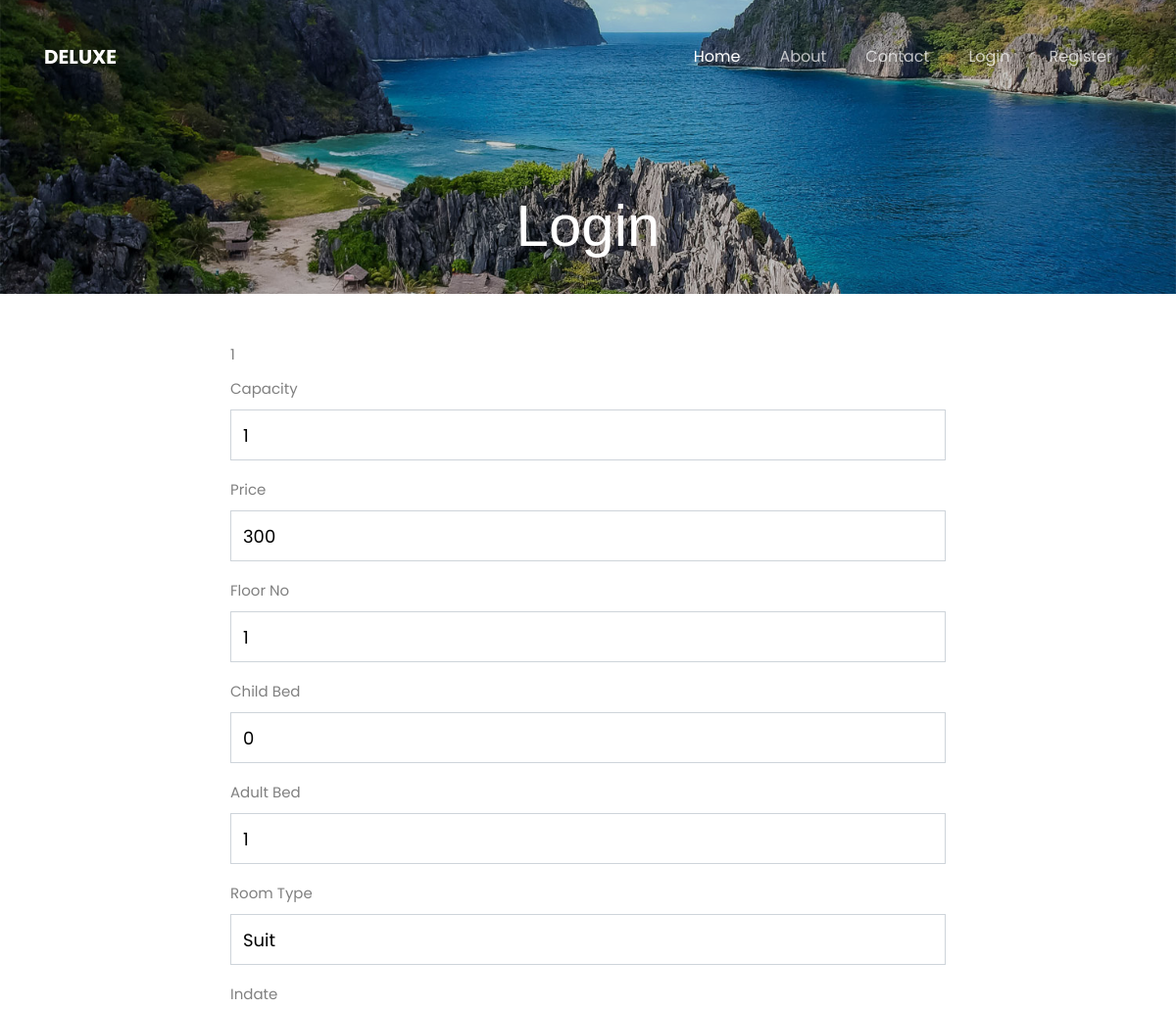
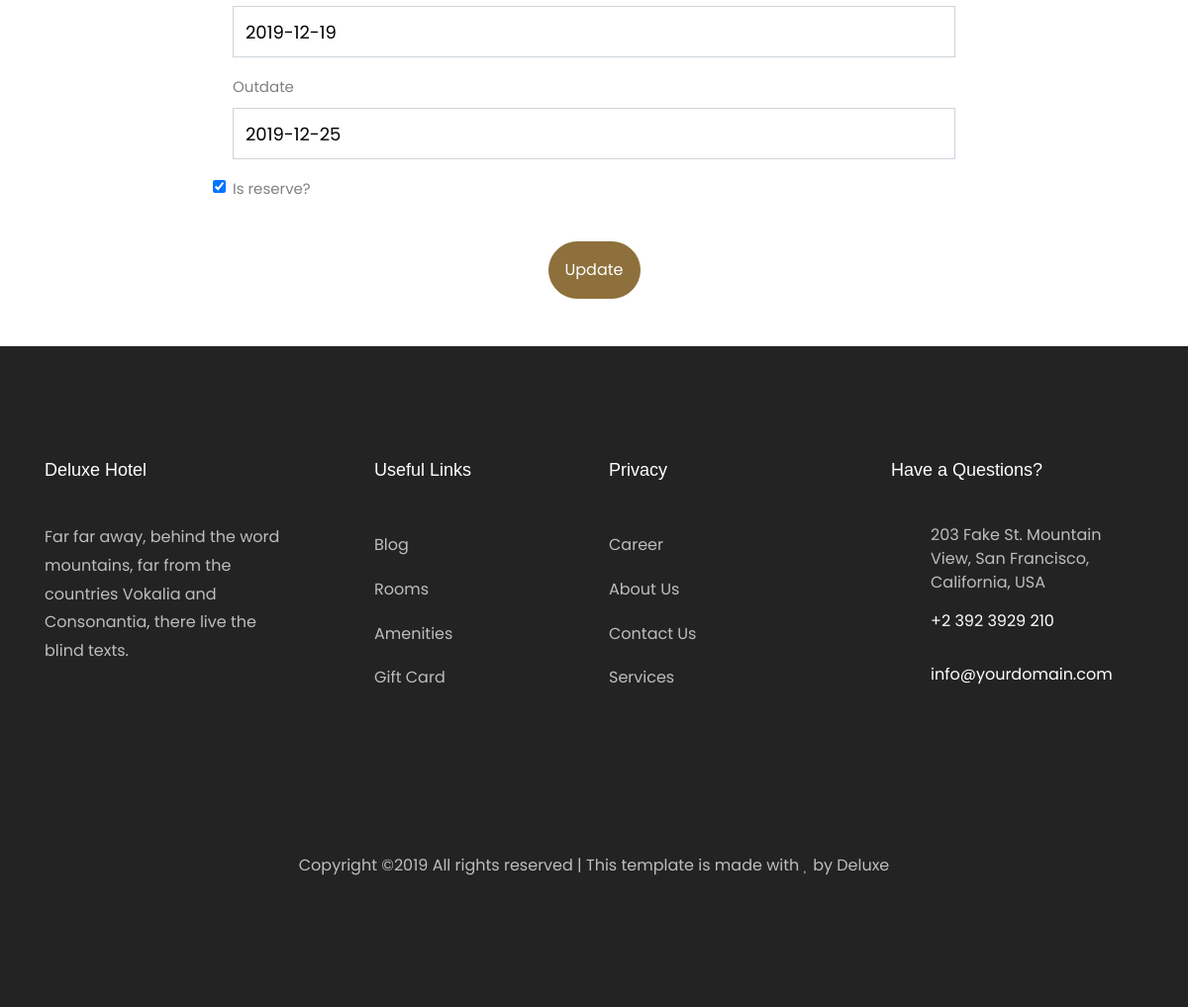
Screenshot of /getupdateroom/1 with the database file from the repository (2 pictures, top to bottom).
### app.py (models this page shows)
class Room(db.Model):
    roomno = db.Column(db.Integer, primary_key=True)
    price = db.Column(db.Integer)
    capacity = db.Column(db.Integer)
    floorno = db.Column(db.Integer)
    childbed = db.Column(db.Integer)
    adultbed = db.Column(db.Integer)
    roomtype = db.Column(db.String(255))
    inDate = db.Column(db.Date)
    outDate=db.Column(db.Date)
    isreserve = db.Column('is_reserve',db.Boolean)
    reservations = db.relationship('Reservation',backref='room')

### app.py (the view)
@app.route('/getupdateroom/<roomno>',methods=['GET','POST'])
def getupdateroom(roomno):
    if request.method=='GET':
        room = Room.query.filter_by(roomno=roomno).first()
        return render_template('updateroom.html',room=room)

### templates/updateroom.html
{% extends "layout.html" %}
{% block content %}
<div class="hero-wrap" style="background-image: url({{url_for('static',filename='images/bg_1.jpg')}});">
    <div class="overlay"></div>
      <div class="container">
        <div class="row no-gutters slider-text d-flex align-itemd-end justify-content-center">
          <div class="col-md-9 ftco-animate text-center d-flex align-items-end justify-content-center">
          	<div class="text">
	            <h1 class="mb-4 bread">Login</h1>
            </div>
          </div>
        </div>
    </div>
</div>
<div class="container">
    <div class="row justify-content-center">
        <div class="col-8 justify-content-center pt-5 pb-5">
            <form action="/updateroom/{{room.roomno}}" method="POST">
                <div class="form-group">
                    <label for="roomno">{{room.roomno}}</label><br>
                    <label>Capacity</label>
                    <input type="text" class="form-control" name="capacity" id="capacity" value="{{room.capacity}}">
                </div>
                <div class="form-group">
                    <label for="price">Price</label>
                    <input type="text" class="form-control" id="price" name="price" value="{{room.price}}">
                </div>
                <div class="form-group">
                    <label for="price">Floor No</label>
                    <input type="text" class="form-control" id="floorno" name="floorno" value="{{room.floorno}}">
                </div>
                <div class="form-group">
                    <label for="price">Child Bed</label>
                    <input type="text" class="form-control" id="childbed" name="childbed" value="{{room.childbed}}">
                </div>
                <div class="form-group">
                    <label for="price">Adult Bed</label>
                    <input type="text" class="form-control" id="adultbed" name="adultbed" value="{{room.adultbed}}">
                </div>
                <div class="form-group">
                    <label for="price">Room Type</label>
                    <input type="text" class="form-control" id="roomtype" name="roomtype" value="{{room.roomtype}}">
                </div>
                <div class="form-group">
                    <label for="price">Indate</label>
                    <input type="text" class="form-control" id="inDate" name="inDate" value="{{room.inDate}}">
                </div>
                <div class="form-group">
                    <label for="price">Outdate</label>
                    <input type="text" class="form-control" id="outDate" name="outDate" value="{{room.outDate}}">
                </div>
                <div class="form-group">
                {% if room.isreserve == True %}
                    <input type="checkbox" class="form-check-input" id="isreserve" name="isreserve" checked>
                {% else %}
                    <input type="checkbox" class="form-check-input" id="isreserve" name="isreserve">
                {% endif %}
                    <label for="price">Is reserve?</label>
                </div>
                <div class="text-center pt-3">
                    <button type="submit" class="btn btn-primary p-3">Update</button>
                </div>
            </form>
        </div>
    </div>
</div>
{% endblock content %}

### rows the page displays
Room: roomno "1", capacity "1", price "300", floorno "1", childbed "0", adultbed "1", roomtype "Suit", inDate "2019-12-19", outDate "2019-12-25"
